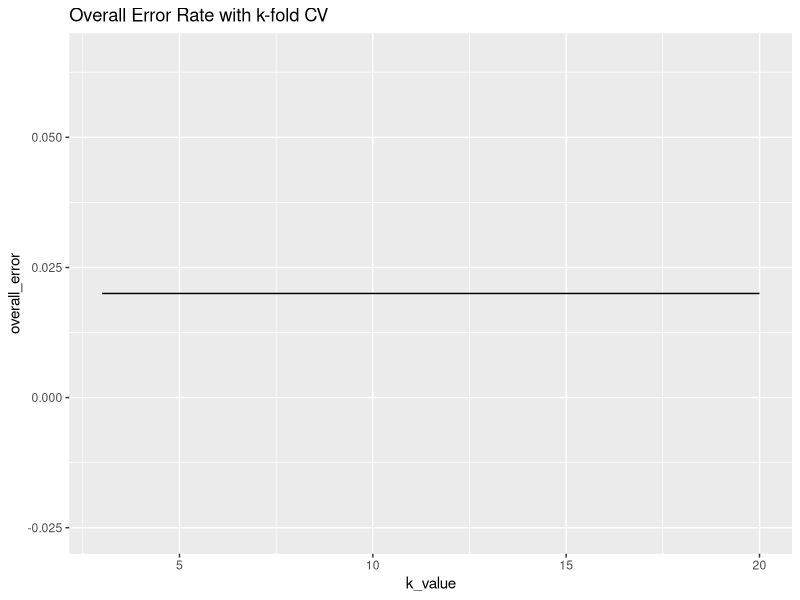
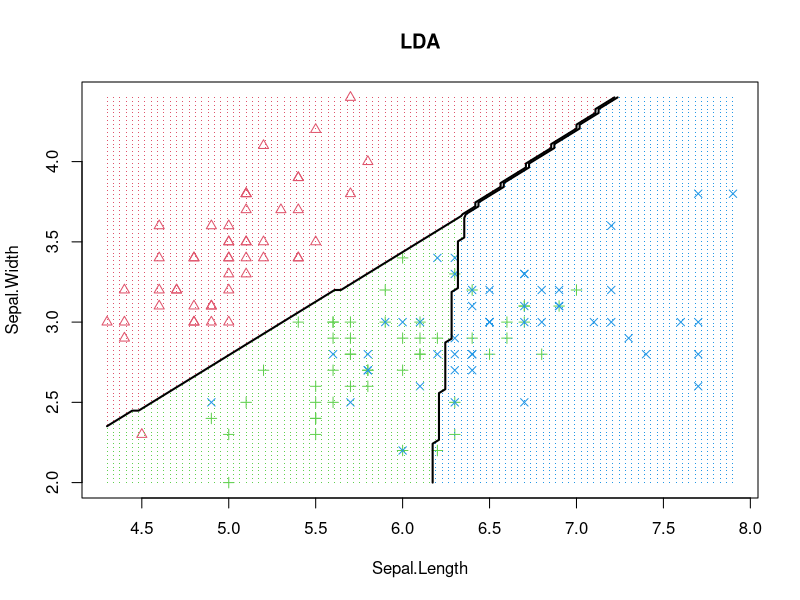
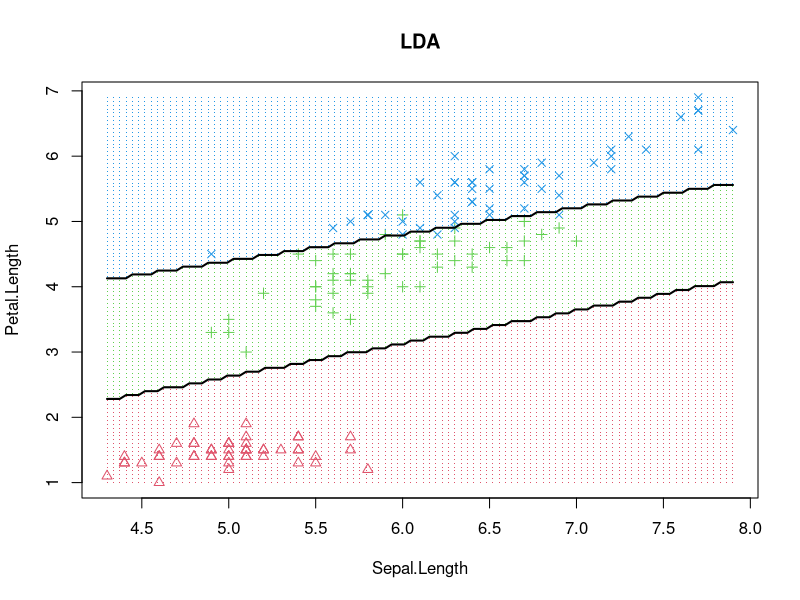
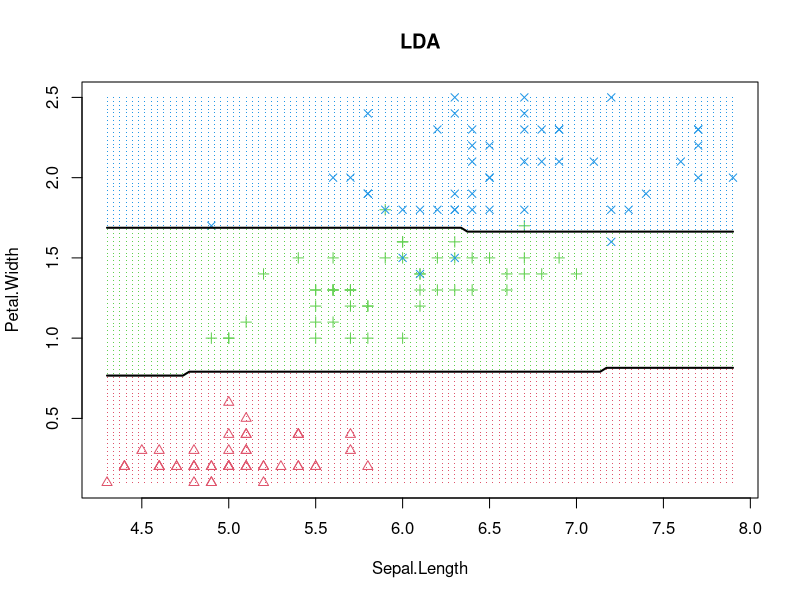
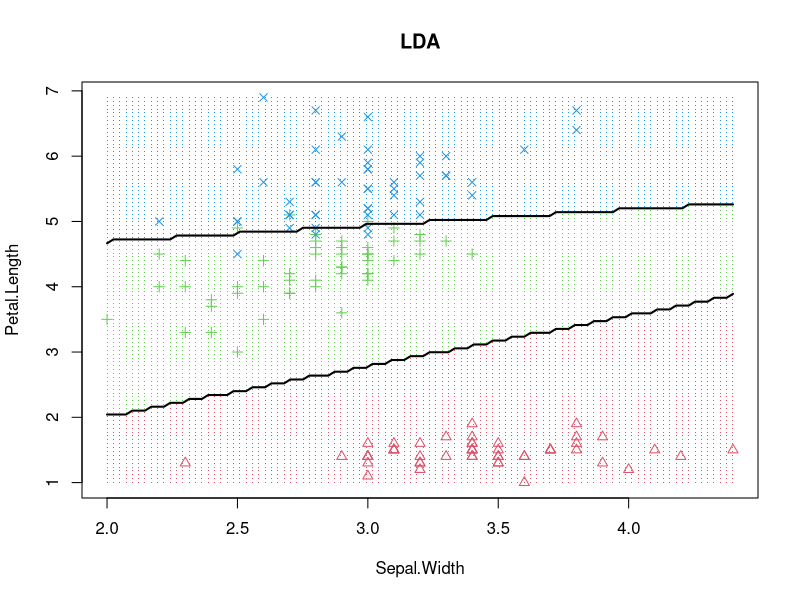
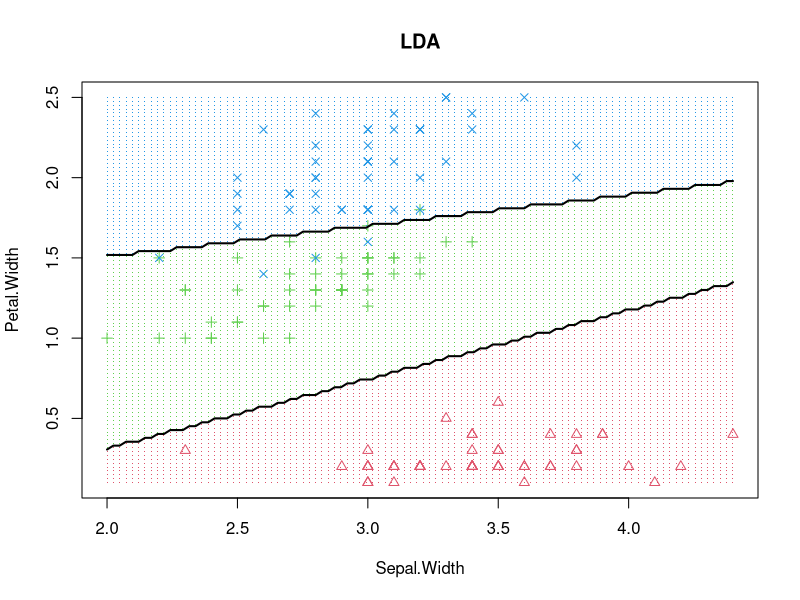
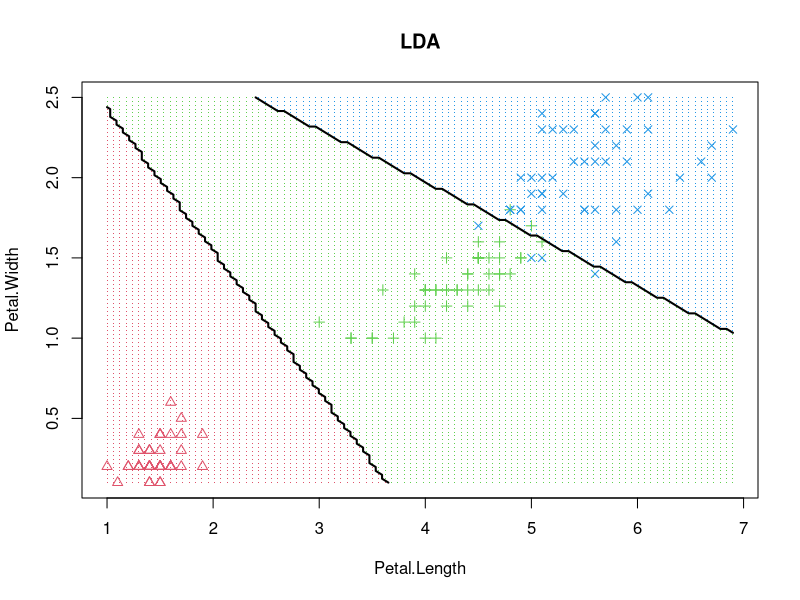

Write R code to recreate these figures, in order.
## ---- chunk 1
attach(iris)
## ---- chunk 2
# LDA for training set
library(MASS)
lda.fit <- lda(Species ~ ., iris)
lda.fit # parameter estimation

## ---- chunk 3
library(caret)
lda_pred <- predict(lda.fit, newdata = iris[-5])
confusionMatrix(lda_pred$class, iris$Species)

## ---- chunk 4
library(ipred)
# Choose K value
mypredict <- function(object, newdata) predict(object, newdata = newdata)$class
k_value <- vector() # k-fold
overall_error <- vector() # overall error rate

for (num in c(3:20)){
  error_estimate <- errorest(Species ~ ., data=iris, model=lda, estimator="cv", est.para=control.errorest(k=num, predictions=TRUE), predict=mypredict)
  overall_error <- c(overall_error, error_estimate$error)
  k_value <- c(k_value, num)
}

library(ggpubr)
# k-fold vs. overall error rate
ggplot(data.frame(x=k_value, y=overall_error), aes(x=k_value, y=overall_error)) + geom_line() + ggtitle("Overall Error Rate with k-fold CV")

## ---- chunk 5
# Split data set
library(caTools)
set.seed(123)
split <- sample.split(iris$Species, SplitRatio = 0.6)
train = subset(iris, split == TRUE) # 60% for training set
test = subset(iris, split == FALSE) # 40% for test set

ctrl <- trainControl(method = "cv", number=10) # 10-fold CV
lda.train <- train(train[,-5], train[,5], method = "lda", trControl = ctrl)
lda_test_pred <- predict(lda.train, test[-5])
confusionMatrix(lda_test_pred, factor(test$Species))

## ---- chunk 6
options(digits=2)
# 95% CI for class-specific error rates
binom.test(c(0,20), conf.level = 0.95)$conf.int # setosa
binom.test(c(1,19), conf.level = 0.95)$conf.int # versicolor
binom.test(c(1,19), conf.level = 0.95)$conf.int # virginica
binom.test(c(2,58), conf.level = 0.95)$conf.int # overall
## ---- chunk 7
decisionplot <- function(model, data, class = NULL, predict_type = "class", resolution = 100, showgrid = TRUE, ...) {

  if(!is.null(class)) cl <- data[,class] else cl <- 1
  data <- data[,1:2]
  k <- length(unique(cl))

  plot(data, col = as.integer(cl)+1L, pch = as.integer(cl)+1L, ...)

  # make grid
  r <- sapply(data, range, na.rm = TRUE)
  xs <- seq(r[1,1], r[2,1], length.out = resolution)
  ys <- seq(r[1,2], r[2,2], length.out = resolution)
  g <- cbind(rep(xs, each=resolution), rep(ys, time = resolution))
  colnames(g) <- colnames(r)
  g <- as.data.frame(g)

  ### guess how to get class labels from predict
  ### (unfortunately not very consistent between models)
  p <- predict(model, g, type = predict_type)
  if(is.list(p)) p <- p$class
  p <- as.factor(p)

  if(showgrid) points(g, col = as.integer(p)+1L, pch = ".")

  z <- matrix(as.integer(p), nrow = resolution, byrow = TRUE)
  contour(x = xs, y = ys, z, add = TRUE, drawlabels = FALSE,
    lwd = 2, levels = (1:(k-1))+.5)
  invisible(z)
}
## ---- chunk 8
# iris data for each pair of variables
x1 <- iris[,c("Sepal.Length", "Sepal.Width", "Species")]  # SL & SW
x2 <- iris[,c("Sepal.Length", "Petal.Length", "Species")] # SL & PL
x3 <- iris[,c("Sepal.Length", "Petal.Width", "Species")]  # SL & PW
x4 <- iris[,c("Sepal.Width", "Petal.Length", "Species")]  # SW & PL
x5 <- iris[,c("Sepal.Width", "Petal.Width", "Species")]   # SW & PW
x6 <- iris[,c("Petal.Length", "Petal.Width", "Species")]  # PL & PW

# LDA model for each pair of variables
m1 <- lda(Species ~ ., x1)
m2 <- lda(Species ~ ., x2)
m3 <- lda(Species ~ ., x3)
m4 <- lda(Species ~ ., x4)
m5 <- lda(Species ~ ., x5)
m6 <- lda(Species ~ ., x6)

# decision boundary plots
db1 <- decisionplot(m1, x1, class = "Species", main = "LDA")
db2 <- decisionplot(m2, x2, class = "Species", main = "LDA")
db3 <- decisionplot(m3, x3, class = "Species", main = "LDA")
db4 <- decisionplot(m4, x4, class = "Species", main = "LDA")
db5 <- decisionplot(m5, x5, class = "Species", main = "LDA")
db6 <- decisionplot(m6, x6, class = "Species", main = "LDA")

## ---- chunk 9
lda.new <- lda(Species ~ ., iris, prior=c(0.2,0.2,0.6))
lda.new
